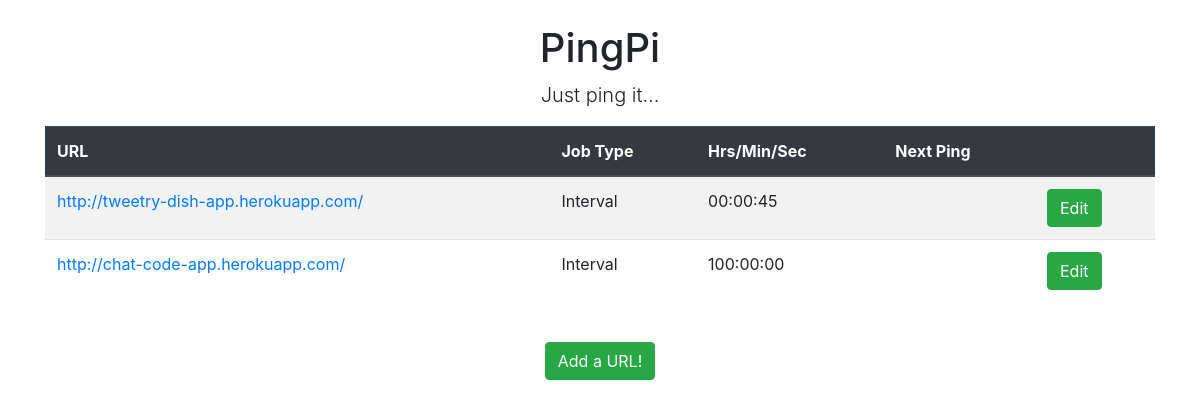
Before: / with the older database file.
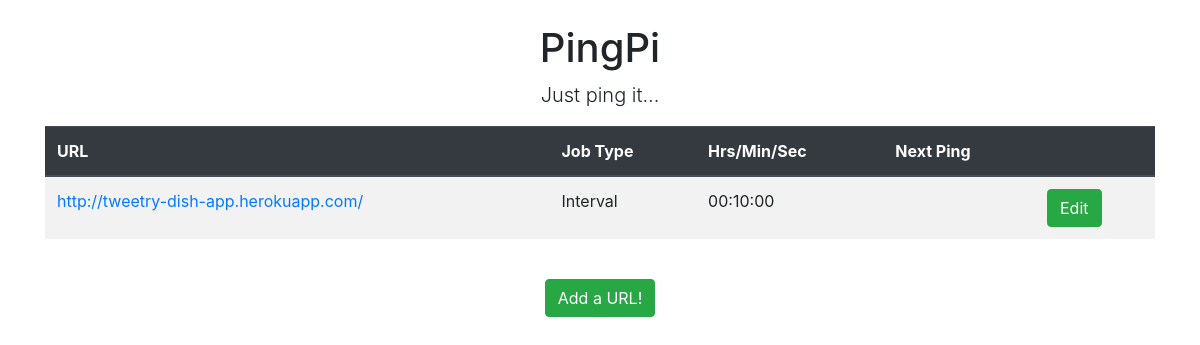
After: the same page with the newer database file.
### application/models.py (models this page shows)
class Website(db.Model):
    id = db.Column(db.Integer(), primary_key=True)
    url = db.Column(db.String(), nullable=False)
    job_type = db.Column(db.String(10), nullable=False)
    hours = db.Column(db.Integer(), nullable=False, default=0)
    minutes = db.Column(db.Integer(), nullable=False, default=0)
    seconds = db.Column(db.Integer(), nullable=False, default=0)
    last_ping = db.Column(db.DateTime, default=datetime.datetime.now())

### application/routes.py (the view)
@app.route('/')
def index():
    data = {
        'sites' : ping_pi.get_all_websites()
    }
    return render_template('index.html', data=data)

### application/ping_pi.py (called while the page is built)
    def get_all_websites(self):
        site = self.db.session.query(Website).all()
        return site

### application/templates/index.html (shortened to what this page needs)
{% extends 'base.html' %}
{% block content %}
<div class="container">
    <div class="text-center">
        <div class="mt-4">
            <h1 class="text-center">PingPi</h1>
            <p style="font-size: 1.25em; font-weight:300;">Just ping it...</p>
        </div>
    </div>
    {% if data.sites %}
    <div class="table-responsive">
        <table class="table table-striped">
            <thead class="thead-dark">
                <tr>
                    <th scope="col">URL</th>
                    <th scope="col">Job Type</th>
                    <th scope="col">Hrs/Min/Sec</th>
                    <th scope="col">Next Ping</th>
                    <th scope="col"></th>
                </tr>
            </thead>
            <tbody>
                {% for site in data.sites %}
                <tr>
                    <td><a href="{{ site.url }}" target="_blank">{{ site.url }}</a></td>
                    {% if site.job_type == 'cron' %}
                    <td>Daily</td>
                    {% elif site.job_type == 'interval' %}
                    <td>Interval</td>
                    {% endif %}
                    <td>{{ '%02d' % (site.hours) }}:{{ '%02d' % (site.minutes) }}:{{ '%02d' % (site.seconds) }}</td>
                    <td class="ping-countdown" data-site-id="{{ site.id }}" data-job-type="{{ site.job_type }}"></td>
                    <td><button type="button" class="edit-button btn btn-success" data-site-id="{{ site.id }}" data-toggle="modal" data-target="#modal">Edit</button></td>
                </tr>
                {% endfor %}
            </tbody>
        </table>
    </div>
    {% endif %}
    <div class="text-center mt-4">
        <button type="button" class="add-button btn btn-success mx-auto" data-toggle="modal" data-target="#modal">Add a URL!</button>
    </div>
</div>
{% endblock %}

### application/templates/base.html (shortened to what this page needs)
<!doctype html>
<html lang="en">
<head>
    <link rel="stylesheet" href="https://stackpath.bootstrapcdn.com/bootstrap/4.5.0/css/bootstrap.min.css">
    <link rel="stylesheet" href="{{ url_for('static', filename='main.css') }}">
</head>
<body>
    {% block content %}{% endblock %}
</body>
</html>

Changed rows visible on the page:
removed Website: url "http://chat-code-app.herokuapp.com/", job_type "Interval", hours "100", minutes "00", seconds "00"
changed Website "http://tweetry-dish-app.herokuapp.com/": minutes "00" → "10"; seconds "45" → "00"
